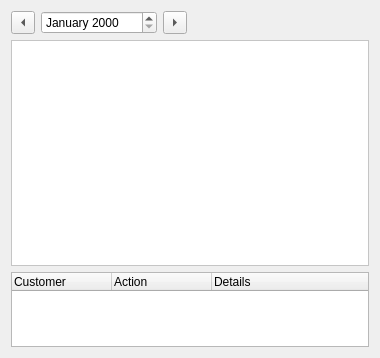
<?xml version="1.0" encoding="UTF-8"?>
<ui version="4.0">
 <class>ExtendedCalendarWidget</class>
 <widget class="QWidget" name="ExtendedCalendarWidget">
  <property name="geometry">
   <rect>
    <x>0</x>
    <y>0</y>
    <width>380</width>
    <height>358</height>
   </rect>
  </property>
  <property name="windowTitle">
   <string>Form</string>
  </property>
  <layout class="QVBoxLayout" name="verticalLayout">
   <item>
    <layout class="QHBoxLayout" name="horizontalLayout">
     <item>
      <widget class="QToolButton" name="cmdPreviousMonth">
       <property name="text">
        <string>...</string>
       </property>
       <property name="arrowType">
        <enum>Qt::LeftArrow</enum>
       </property>
      </widget>
     </item>
     <item>
      <widget class="QDateEdit" name="dateEdit">
       <property name="displayFormat">
        <string>MMMM yyyy</string>
       </property>
      </widget>
     </item>
     <item>
      <widget class="QToolButton" name="cmdNextMonth">
       <property name="text">
        <string>...</string>
       </property>
       <property name="arrowType">
        <enum>Qt::RightArrow</enum>
       </property>
      </widget>
     </item>
     <item>
      <spacer name="horizontalSpacer">
       <property name="orientation">
        <enum>Qt::Horizontal</enum>
       </property>
       <property name="sizeHint" stdset="0">
        <size>
         <width>40</width>
         <height>20</height>
        </size>
       </property>
      </spacer>
     </item>
    </layout>
   </item>
   <item>
    <widget class="QFrame" name="frame">
     <property name="sizePolicy">
      <sizepolicy hsizetype="Preferred" vsizetype="Preferred">
       <horstretch>0</horstretch>
       <verstretch>3</verstretch>
      </sizepolicy>
     </property>
     <property name="styleSheet">
      <string notr="true">background-color: rgb(255, 255, 255);</string>
     </property>
     <property name="frameShape">
      <enum>QFrame::StyledPanel</enum>
     </property>
     <property name="frameShadow">
      <enum>QFrame::Raised</enum>
     </property>
     <layout class="QGridLayout" name="gridLayout" rowstretch="0" columnstretch="0">
      <property name="margin">
       <number>1</number>
      </property>
      <property name="spacing">
       <number>1</number>
      </property>
      <item row="0" column="0">
       <layout class="QGridLayout" name="gridLayout_2"/>
      </item>
     </layout>
    </widget>
   </item>
   <item>
    <widget class="QTreeWidget" name="treeWidget">
     <property name="sizePolicy">
      <sizepolicy hsizetype="Expanding" vsizetype="Expanding">
       <horstretch>0</horstretch>
       <verstretch>1</verstretch>
      </sizepolicy>
     </property>
     <column>
      <property name="text">
       <string>Customer</string>
      </property>
     </column>
     <column>
      <property name="text">
       <string>Action</string>
      </property>
     </column>
     <column>
      <property name="text">
       <string>Details</string>
      </property>
     </column>
    </widget>
   </item>
  </layout>
 </widget>
 <resources/>
 <connections/>
</ui>
